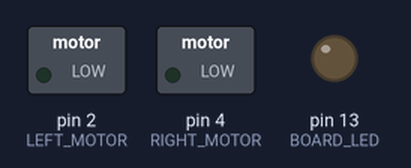
Simulated run of this sketch. Board: Arduino Uno, built with avr-gcc and run on an emulated ATmega328P. Shown: switched loads named in the sketch (green lamp = pin HIGH), output pins drawn as LEDs (lit = HIGH).

Above: at 0.1 s.
At 20.6 s:
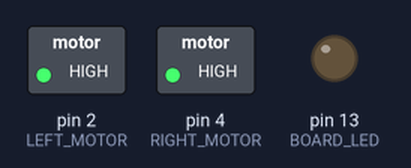
At 34.2 s:
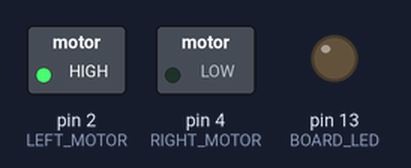
Timing chart, 0 to 40.0 s (numbered marks = the images above):
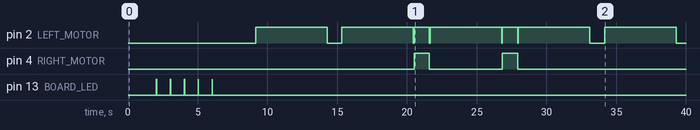

The sketch:

mr_roboto_lab_1.ino
```cpp
/**************************************************
****************************
*
* Names: Craig Bryan
*        Kat Drobnjakovic
*
* Course Code: SEG 4145
* Lab Number: 1
* File name: mr_roboto_lab_1
* Date: January 22, 2015
*
*
* Description
* *************
* A simple set of robot controls.
*
**************************************************
****************************
*/

#include <SoftwareSerial.h>

// MOTOR CONSTANTS
#define LEFT_MOTOR 2
#define RIGHT_MOTOR 4

// DIRECTION CONSTANTS
#define LEFT_BACKWARD 10
#define LEFT_FORWARD 194
#define RIGHT_BACKWARD 191.5
#define RIGHT_FORWARD 10
#define STOP 0

// TURN CONSTANTS
#define RIGHT_MS_PER_DEG 11.80
#define LEFT_MS_PER_DEG 10.5

// LCD CONSTANTS
int lcd_pin_number = 19;
SoftwareSerial LCD(0, lcd_pin_number);

// LCD COMMAND HEXS
#define CLEAR 0x01
#define DISPLAY_OFF 0x08
#define DISPLAY_ON 0x0C
#define LEFT_SCROLL 0x18
#define RIGHT_SCROLL 0x1C
#define BACKLIGHT_OFF 0x80
#define BACKLIGHT_ON 0x90
#define CMD_FLAG 0xFE

// OTHER CONSTANT
#define BOARD_LED 13

void setup() {
  //initialize motor pins
  pinMode(LEFT_MOTOR, OUTPUT);
  pinMode(RIGHT_MOTOR, OUTPUT);

  //initialize board light pin
  pinMode(BOARD_LED, OUTPUT);

  //Initialize lcd
  LCD.begin(9600); //open serial port to LCD screen with baud at 9600

  //Initialized serial port for debug
  Serial.begin(9600);
}

void loop() {
  displayBlink();
  path1();
  path1Reverse();
  path2();
  path2Reverse();
}

/////////////////////////////////////////////////////////////////////////
///////////////////// LAB 1 SPECIFIC METHODS ////////////////////////////
/////////////////////////////////////////////////////////////////////////

/************************************************************************
*
* Name
* *************
* displayBlink
*
* Description
* *************
* This does the first part of the lab, where it displays student numbers
* and blinks the LED for 5 seconds.
*
* Parameters
* *************
* None
*
* Returns
* *************
* void
*
*
*************************************************************************/
void displayBlink() {
  delay(1000);
  doublePrint("6002764", 7, "6965144", 7);
  digitalWrite(BOARD_LED, LOW);

  for(int i = 0; i < 5; i++) {
    delay(990);
    flickerBeat();
  }
}

/************************************************************************
*
* Name
* *************
* path1
*
* Description
* *************
* The first path for lab 1.
*
* Parameters
* *************
* None
*
* Returns
* *************
* void
*
*
*************************************************************************/
void path1() {
  singlePrint("Path 1", 6);

  delay(3000);
  moveForward(5000);
  turnLeft(90);
  moveForward(5000);
  turnRight(90);
  moveForward(5000);
  turnRight(90);
  moveForward(5000);
  turnLeft(90);
  moveForward(5000);
  stopRobot();
  delay(5000);
}

/************************************************************************
*
* Name
* *************
* path1Reverse
*
* Description
* *************
* The first path for lab 1, in reverse.
*
* Parameters
* *************
* None
*
* Returns
* *************
* void
*
*
*************************************************************************/
void path1Reverse() {
  doublePrint("Path 1", 6, "Reverse", 7);

  delay(3000);
  moveBackward(5000);
  turnRight(90);
  moveBackward(5000);
  turnLeft(90);
  moveBackward(5000);
  turnLeft(90);
  moveBackward(5000);
  turnRight(90);
  moveBackward(5000);
  stopRobot();
  delay(5000);
}

/************************************************************************
*
* Name
* *************
* path2
*
* Description
* *************
* The second path for lab 1.
*
* Parameters
* *************
* None
*
* Returns
* *************
* void
*
*
*************************************************************************/
void path2() {
  singlePrint("Path 2", 6);

  delay(3000);
  moveForward(5000);
  turnRight(90);
  moveForward(5000);
  turnLeft(135);
  moveForward(5000);
  turnRight(135);
  moveForward(5000);
  turnLeft(90);
  moveForward(5000);
  stopRobot();
  delay(5000);
}

/************************************************************************
*
* Name
* *************
* path2Reverse
*
* Description
* *************
* The second path for lab 1, in reverse.
*
* Parameters
* *************
* None
*
* Returns
* *************
* void
*
*
*************************************************************************/
void path2Reverse() {
  doublePrint("Path 2", 6, "Reverse", 7);

  moveBackward(5000);
  turnRight(90);
  moveBackward(5000);
  turnLeft(135);
  moveBackward(5000);
  turnRight(135);
  moveBackward(5000);
  turnLeft(90);
  moveBackward(5000);
  stopRobot();
  delay(5000);
}

/////////////////////////////////////////////////////////////////////////
///////////////////// BASIC MOVEMENT METHODS ////////////////////////////
/////////////////////////////////////////////////////////////////////////

/************************************************************************
*
* Name
* *************
* forward
*
* Description
* *************
* This causes the robot to start moving forward.
*
* Parameters
* *************
* None
*
* Returns
* *************
* void
*
*
*************************************************************************/
void forward() {
  analogWrite(LEFT_MOTOR, LEFT_FORWARD);
  analogWrite(RIGHT_MOTOR, RIGHT_FORWARD);
}

/************************************************************************
*
* Name
* *************
* backward
*
* Description
* *************
* This causes the robot to start moving backward.
*
* Parameters
* *************
* None
*
* Returns
* *************
* void
*
*
*************************************************************************/
void backward() {
  analogWrite(LEFT_MOTOR, LEFT_BACKWARD);
  analogWrite(RIGHT_MOTOR, RIGHT_BACKWARD);
}

/************************************************************************
*
* Name
* *************
* left
*
* Description
* *************
* This causes the robot to start turning left.
*
* Parameters
* *************
* None
*
* Returns
* *************
* void
*
*
*************************************************************************/
void left() {
  analogWrite(LEFT_MOTOR, LEFT_BACKWARD);
  analogWrite(RIGHT_MOTOR, RIGHT_FORWARD);
}

/************************************************************************
*
* Name
* *************
* right
*
* Description
* *************
* This causes the robot to start turning right.
*
* Parameters
* *************
* None
*
* Returns
* *************
* void
*
*
*************************************************************************/
void right() {
  analogWrite(LEFT_MOTOR, LEFT_FORWARD);
  analogWrite(RIGHT_MOTOR, RIGHT_BACKWARD);
}

/************************************************************************
*
* Name
* *************
* stop
*
* Description
* *************
* This causes the robot to stop completely.
*
* Parameters
* *************
* None
*
* Returns
* *************
* void
*
*
*************************************************************************/
void fullStop() {
  analogWrite(LEFT_MOTOR, STOP);
  analogWrite(RIGHT_MOTOR, STOP);
}

/////////////////////////////////////////////////////////////////////////
///////////////// MORE COMPLEX MOVEMENT METHODS /////////////////////////
/////////////////////////////////////////////////////////////////////////

/************************************************************************
*
* Name
* *************
* moveForward
*
* Description
* *************
* This causes the robot to move forward for the specified time.
*
* Parameters
* *************
* int duration - the amount of time the robot should move forward.

* Returns
* *************
* void
*
*
*************************************************************************/
void moveForward(int duration) {
  doublePrint("Moving", 6, "forward", 7);

  int t = 0;

  while(t < duration) {
    forward();
    delay(1);
    t++;
  }

  fullStop();
}

/************************************************************************
*
* Name
* *************
* moveBackwards
*
* Description
* *************
* This causes the robot to move backward for the specified time.
*
* Parameters
* *************
* int duration - the amount of time the robot should move backward.

* Returns
* *************
* void
*
*
*************************************************************************/
void moveBackward(int duration) {
  doublePrint("Moving", 6, "backward", 8);
  int t = 0;

  while(t < duration) {
    backward();
    delay(1);
    t++;
  }

  fullStop();
}

/************************************************************************
*
* Name
* *************
* turnLeft
*
* Description
* *************
* This causes the robot to turn by the provided number of degrees to the
* left.
*
* Parameters
* *************
* int deg - the number of degrees to the left the robot should turn.
*
* Returns
* *************
* void
*
*
*************************************************************************/
void turnLeft(int deg) {
  doublePrint("Turning", 7, "left", 4);
  int t = 0;

  while(t < deg*LEFT_MS_PER_DEG) {
    left();
    delay(1);
    t++;
  }

  fullStop();
}

/************************************************************************
*
* Name
* *************
* turnRight
*
* Description
* *************
* This causes the robot to turn by the provided number of degrees to the
* right.
*
* Parameters
* *************
* int deg - the number of degrees to the right the robot should turn.
*
* Returns
* *************
* void
*
*
*************************************************************************/
void turnRight(int deg) {
  doublePrint("Turning", 7, "right", 5);
  int t = 0;

  while(t < deg*RIGHT_MS_PER_DEG) {
    right();
    delay(1);
    t++;
  }

  fullStop();
}

/************************************************************************
*
* Name
* *************
* stopRobot
*
* Description
* *************
* This causes the robot to stop completely, and prints a 'stopped' message.
*
* Parameters
* *************
* None
*
* Returns
* *************
* void
*
*
*************************************************************************/
void stopRobot() {
  fullStop();
  singlePrint("Stopped", 7);
}

/////////////////////////////////////////////////////////////////////////
/////////////////// LCD SCREEN RELATED METHOD ///////////////////////////
/////////////////////////////////////////////////////////////////////////

/************************************************************************
*
* Name
* *************
* lcdPrint
*
* Description
* *************
* This is a wrapper method for printing messages to the LCD screen.
*
* Parameters
* *************
* char* msg - a C-string that is the message to be displayed.
*
* Returns
* *************
* void
*
*
*************************************************************************/
void lcdPrint(char* msg) {
  LCD.print(msg);
}

/************************************************************************
*
* Name
* *************
* sendCommand
*
* Description
* *************
* This is a wrapper method for sending commands to the LCD screen.
* The LCD command hex numbers are defined ath the top.
*
* Parameters
* *************
* byte cmd - the defined command for the LCD screen.
*
* Returns
* *************
* void
*
*
*************************************************************************/
void sendCommand(byte cmd) {
  LCD.write(CMD_FLAG);
  LCD.write(cmd);
  delay(10);
}

/************************************************************************
*
* Name
* *************
* placeCursor
*
* Description
* *************
* This is a convenience method that moves the cursor to the requested row
* and column.
*
* Parameters
* *************
* int row - the row the cursor should move to.
* int col - the column the cursor should move to.
*
* Returns
* *************
* void
*
*
*************************************************************************/
void placeCursor(int row, int col) {
  LCD.write(CMD_FLAG);
  LCD.write(col + row*64 + 128);
  delay(10);
}

/************************************************************************
*
* Name
* *************
* doublePrint
*
* Description
* *************
* This prints two strings, one on the top row, one on the bottom row of the
* LCD screen.
*
* Parameters
* *************
* char* wordOne - the C-style string to print on the top row.
* int lengthOne - the length of wordOne.
* char* wordTwo - the C-style string to print on the bottom row.
* int lengthTwo - the length of wordTwo.
*
* Returns
* *************
* void
*
*
*************************************************************************/
void doublePrint(char* wordOne, int lengthOne, char* wordTwo, int lengthTwo) {
  sendCommand(CLEAR);

  int spacerOne = (15-lengthOne)/2;
  int spacerTwo = (15-lengthTwo)/2;

  placeCursor(0, spacerOne);
  lcdPrint(wordOne);
  placeCursor(1, spacerTwo);
  lcdPrint(wordTwo);
}

/************************************************************************
*
* Name
* *************
* singlePrint
*
* Description
* *************
* This prints one string, centered on the top row of the LCD screen.
* It just calls doublePrint with empty arguments for the second word.
*
* Parameters
* *************
* char* wordOne - the C-style string to print on the top row.
* int lengthOne - the length of wordOne.
*
* Returns
* *************
* void
*
*
*************************************************************************/
void singlePrint(char* wordOne, int lengthOne) {
  doublePrint(wordOne, lengthOne, "\0", 15);
}

/////////////////////////////////////////////////////////////////////////
///////////////////////// OTHER METHODS /////////////////////////////////
/////////////////////////////////////////////////////////////////////////

/************************************************************************
*
* Name
* *************
* flickerBeat
*
* Description
* *************
* This causes the Arduino LED to flash on and off.
*
* Parameters
* *************
* None
*
* Returns
* *************
* void
*
*
*************************************************************************/
void flickerBeat(){
  digitalWrite(BOARD_LED, HIGH);
  delay(10);
  digitalWrite(BOARD_LED, LOW);
}

/************************************************************************
*
* Name
**************
* SerialEvent
*
* Description
* *************
* This is a built-in Arduino method that fires when a serial message is
* detected over the default serial port. We used it to debug the movement
* methods.
*
* Parameters
* *************
* None
*
* Returns
* *************
* void
*
*
*************************************************************************/
void SerialEvent() {
  while(Serial.available()) {
     char inChar = (char)Serial.read();

     if (inChar == 'f') {
       forward();

     } else if (inChar == 'b') {
       backward();

     } else if (inChar == 'l') {
       left();

     } else if (inChar == 'r') {
       right();

     } else {
      Serial.print("Invalid command: \"");
      Serial.print(inChar);
      Serial.print("\"\n");
     }
  }
}
```

Measured:
- by itself, pin 4 (RIGHT_MOTOR): LOW → HIGH at 20.5 s, → LOW 1.1 s later, → HIGH 5.2 s later, → LOW 1.1 s later, … (4 changes in this stretch)
- by itself, pin 13 (BOARD_LED): alternates HIGH for 0.01 s and LOW for 0.99 s, 10 changes in all, then stays LOW
